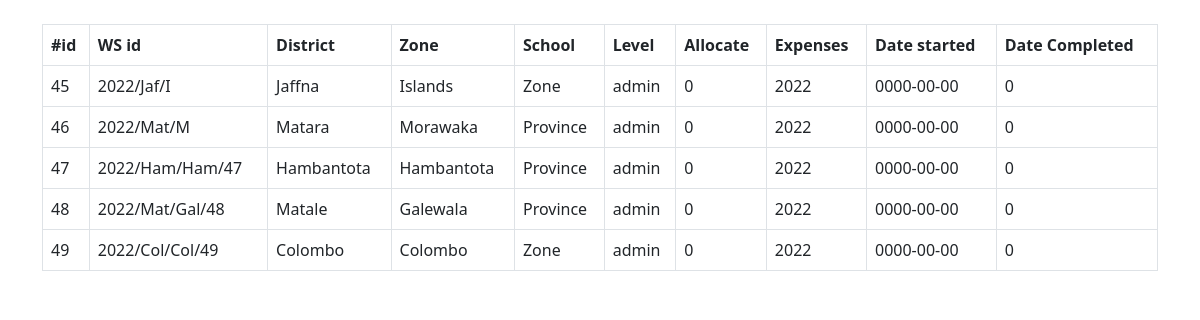
Before: /on_going_ws.php (signed in) with the older database file.
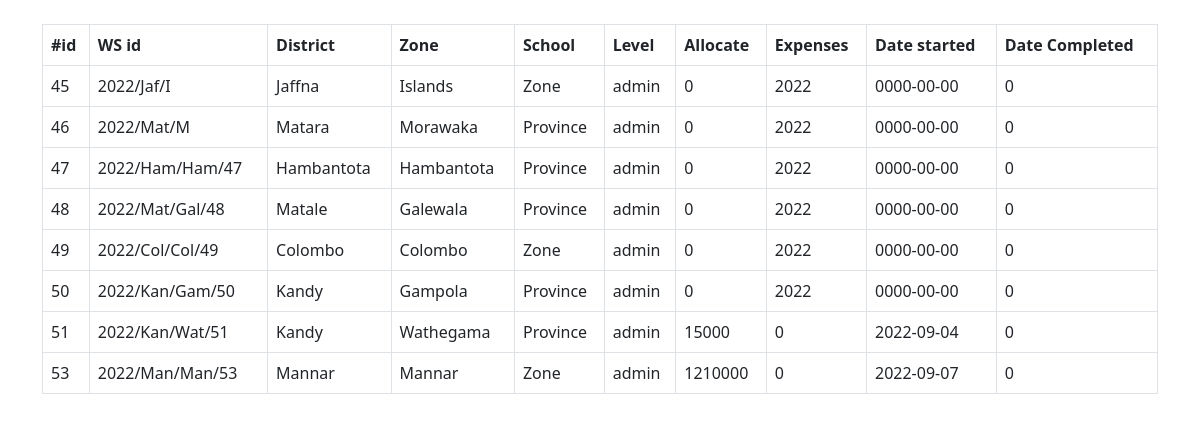
After: the same page with the newer database file.
### tables this page shows
CREATE TABLE `workshop` (
  `id` int(11) NOT NULL,
  `ws_id` varchar(16) NOT NULL,
  `district` varchar(16) NOT NULL,
  `zone` varchar(16) NOT NULL,
  `level` varchar(16) NOT NULL,
  `coordinator` varchar(10) NOT NULL,
  `allocate` float NOT NULL,
  `expense` float NOT NULL,
  `date` date NOT NULL,
  `state` tinyint(1) NOT NULL DEFAULT 0
);

### allFun.php (the view, shortened to what this page needs)
<?php
include("conn.php");
function loadTable($sq)
{
    global $conn;
    $res = $conn->query($sq);
    if (!$res->num_rows > 0) {
    } else {
        $opt = mysqli_fetch_all($res, MYSQLI_ASSOC);
        foreach ($opt as $option) {
            $ak = array_keys($option);
            echo "<tr> ";
            foreach ($ak as $key) {
                echo   "<td>$option[$key] </td>";
            }
            echo "</tr>";
        }
    }
}

### on_going_ws.php (shortened to what this page needs)
<?php
include("conn.php");
include("allFun.php");
if (isset($_SESSION['username'])) {
    $user = $_SESSION['username'];
} else {
    $newURL = "index.php";
    header('Location: ' . $newURL);
}
?>
<!DOCTYPE html>
<html lang="en">
<head>
    <link href="https://cdn.jsdelivr.net/npm/bootstrap@5.0.2/dist/css/bootstrap.min.css" rel="stylesheet">
</head>
<body>
    <div class="container-fluid">
        <br>
        <div class="container">
            <div class="table-responsive">
                <table class="table table-bordered">
                    <thead>
                        <tr>
                            <th>#id</th>
                            <th>WS id</th>
                            <th>District</th>
                            <th>Zone</th>
                            <th>School</th>
                            <th>Level</th>
                            <th>Allocate</th>
                            <th>Expenses</th>
                            <th>Date started</th>
                            <th>Date Completed</th>
                        </tr>
                    </thead>
                    <tbody>
                        <?php $sql = "SELECT * FROM workshop where coordinator='$user' and state=0";
                        loadTable($sql);
                        ?>
                    </tbody>
                </table>
            </div>
        </div>
</body>
</html>

Changed rows visible on the page:
added workshop: id "50", ws "2022/Kan/Gam/50", district "Kandy", zone "Gampola", level "Province", coordinator "admin", allocate "0", expense "2022", date "0000-00-00", state "0"
added workshop: id "51", ws "2022/Kan/Wat/51", district "Kandy", zone "Wathegama", level "Province", coordinator "admin", allocate "15000", expense "0", date "2022-09-04", state "0"
added workshop: id "53", ws "2022/Man/Man/53", district "Mannar", zone "Mannar", level "Zone", coordinator "admin", allocate "1210000", expense "0", date "2022-09-07", state "0"
